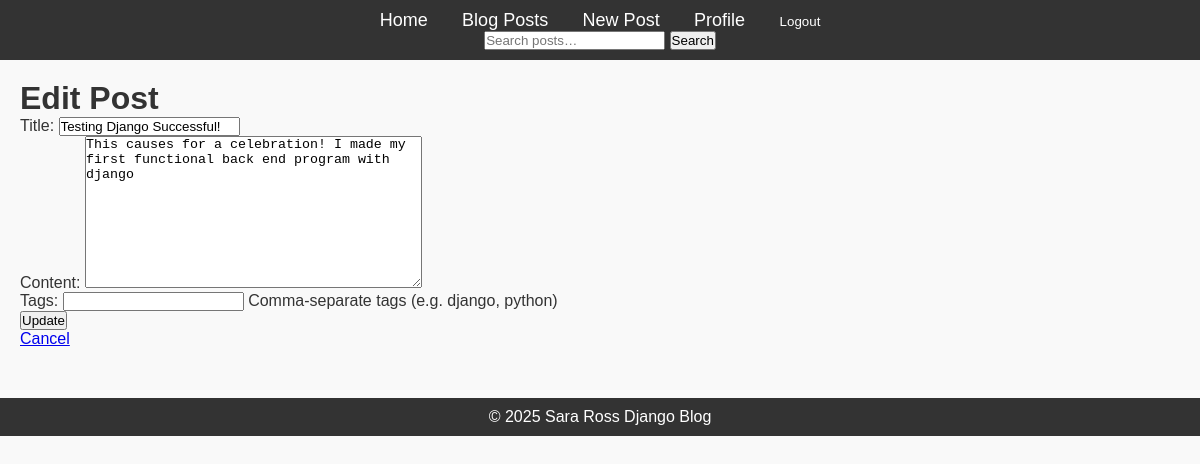
Page /post/6/update/ (signed in) on the committed database.
### blog/models.py (models this page shows, shortened)
class Post(models.Model):
    title = models.CharField(max_length=200)
    content = models.TextField()
    published_date = models.DateTimeField(auto_now_add=True)
    author = models.ForeignKey(User, on_delete=models.CASCADE, related_name='posts')
    tags = TaggableManager(blank=True)

### blog/views.py (the view)
class PostUpdateView(LoginRequiredMixin, UserPassesTestMixin, UpdateView):
    model = Post
    form_class = PostForm
    template_name = 'blog/post_form.html'
    def test_func(self):
        return self.get_object().author == self.request.user

### blog/forms.py (shortened to what this page needs)
class PostForm(forms.ModelForm):
    tags = forms.CharField(
        required=False,
        help_text='Comma-separate tags (e.g. django, python)'
    )
    class Meta:
        model = Post
        fields = ['title', 'content', 'tags']
        widgets = {
            'tags' : TagWidget(),
        }

### blog/templates/blog/post_form.html (shortened to what this page needs)
{% extends 'blog/base.html' %}
{% block content %}
<h1>
  {% if form.instance.pk %}Edit{% else %}New{% endif %} Post
</h1>
<form method="post">
  {{ form.as_p }}
  <button type="submit">
    {% if form.instance.pk %}Update{% else %}Create{% endif %}
  </button>
</form>
<a href="{% url 'blog:post-list' %}">Cancel</a>
{% endblock %}

### blog/static/css/styles.css (style rules this page uses)
* { margin: 0; padding: 0; box-sizing: border-box; }
body { font-family: Arial, sans-serif; background-color: #f9f9f9; color: #333; }

### rows in the picture
Post: title "Testing Django Successful!", content "This causes for a celebration! I made my first functional back end program with django"
